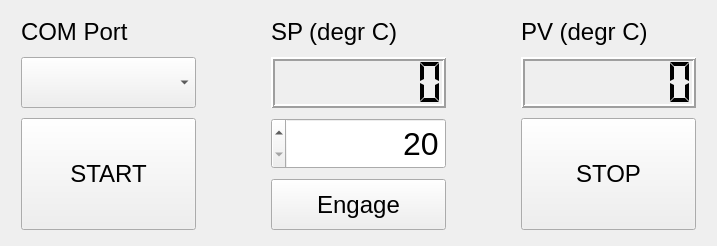
      <widget class="QWidget" name="tab_MW">
       <property name="autoFillBackground">
        <bool>true</bool>
       </property>
       <attribute name="title">
        <string>Main Window</string>
       </attribute>
       <layout class="QVBoxLayout" name="verticalLayout">
        <property name="spacing">
         <number>1</number>
        </property>
        <property name="leftMargin">
         <number>1</number>
        </property>
        <property name="topMargin">
         <number>1</number>
        </property>
        <property name="rightMargin">
         <number>1</number>
        </property>
        <property name="bottomMargin">
         <number>1</number>
        </property>
        <item>
         <widget class="QFrame" name="frame">
          <property name="sizePolicy">
           <sizepolicy hsizetype="Preferred" vsizetype="Preferred">
            <horstretch>0</horstretch>
            <verstretch>0</verstretch>
           </sizepolicy>
          </property>
          <property name="frameShape">
           <enum>QFrame::NoFrame</enum>
          </property>
          <property name="frameShadow">
           <enum>QFrame::Raised</enum>
          </property>
          <layout class="QVBoxLayout" name="verticalLayout_2">
           <property name="spacing">
            <number>5</number>
           </property>
           <property name="leftMargin">
            <number>5</number>
           </property>
           <property name="topMargin">
            <number>5</number>
           </property>
           <property name="rightMargin">
            <number>5</number>
           </property>
           <property name="bottomMargin">
            <number>5</number>
           </property>
           <item>
            <layout class="QGridLayout" name="gridLayout" columnstretch="1,1,1">
             <property name="leftMargin">
              <number>15</number>
             </property>
             <property name="topMargin">
              <number>10</number>
             </property>
             <property name="rightMargin">
              <number>15</number>
             </property>
             <property name="bottomMargin">
              <number>10</number>
             </property>
             <property name="horizontalSpacing">
              <number>75</number>
             </property>
             <property name="verticalSpacing">
              <number>10</number>
             </property>
             <item row="2" column="1">
              <widget class="QSpinBox" name="SPInput">
               <property name="sizePolicy">
                <sizepolicy hsizetype="Preferred" vsizetype="Preferred">
                 <horstretch>0</horstretch>
                 <verstretch>1</verstretch>
                </sizepolicy>
               </property>
               <property name="minimumSize">
                <size>
                 <width>175</width>
                 <height>51</height>
                </size>
               </property>
               <property name="font">
                <font>
                 <family>Arial</family>
                 <pointsize>24</pointsize>
                 <weight>50</weight>
                 <bold>false</bold>
                </font>
               </property>
               <property name="layoutDirection">
                <enum>Qt::RightToLeft</enum>
               </property>
               <property name="alignment">
                <set>Qt::AlignRight|Qt::AlignTrailing|Qt::AlignVCenter</set>
               </property>
               <property name="buttonSymbols">
                <enum>QAbstractSpinBox::UpDownArrows</enum>
               </property>
               <property name="specialValueText">
                <string/>
               </property>
               <property name="accelerated">
                <bool>true</bool>
               </property>
               <property name="correctionMode">
                <enum>QAbstractSpinBox::CorrectToNearestValue</enum>
               </property>
               <property name="minimum">
                <number>20</number>
               </property>
              </widget>
             </item>
             <item row="0" column="1">
              <widget class="QLabel" name="SPLabel">
               <property name="sizePolicy">
                <sizepolicy hsizetype="Preferred" vsizetype="Fixed">
                 <horstretch>0</horstretch>
                 <verstretch>0</verstretch>
                </sizepolicy>
               </property>
               <property name="minimumSize">
                <size>
                 <width>175</width>
                 <height>31</height>
                </size>
               </property>
               <property name="font">
                <font>
                 <family>Arial</family>
                 <pointsize>18</pointsize>
                 <weight>50</weight>
                 <bold>false</bold>
                </font>
               </property>
               <property name="text">
                <string>SP (degr C)</string>
               </property>
              </widget>
             </item>
             <item row="1" column="0">
              <widget class="QComboBox" name="COMPortWatlow">
               <property name="sizePolicy">
                <sizepolicy hsizetype="Preferred" vsizetype="Preferred">
                 <horstretch>0</horstretch>
                 <verstretch>2</verstretch>
                </sizepolicy>
               </property>
               <property name="minimumSize">
                <size>
                 <width>175</width>
                 <height>51</height>
                </size>
               </property>
               <property name="font">
                <font>
                 <family>Arial</family>
                 <pointsize>18</pointsize>
                 <weight>50</weight>
                 <bold>false</bold>
                </font>
               </property>
               <property name="autoFillBackground">
                <bool>true</bool>
               </property>
              </widget>
             </item>
             <item row="2" column="0" rowspan="2">
              <widget class="QPushButton" name="StartButton">
               <property name="sizePolicy">
                <sizepolicy hsizetype="Preferred" vsizetype="Preferred">
                 <horstretch>0</horstretch>
                 <verstretch>2</verstretch>
                </sizepolicy>
               </property>
               <property name="minimumSize">
                <size>
                 <width>175</width>
                 <height>111</height>
                </size>
               </property>
               <property name="font">
                <font>
                 <family>Arial</family>
                 <pointsize>18</pointsize>
                 <weight>50</weight>
                 <bold>false</bold>
                </font>
               </property>
               <property name="text">
                <string>START</string>
               </property>
              </widget>
             </item>
             <item row="1" column="1">
              <widget class="QLCDNumber" name="SPDisplay">
               <property name="sizePolicy">
                <sizepolicy hsizetype="Preferred" vsizetype="Preferred">
                 <horstretch>0</horstretch>
                 <verstretch>2</verstretch>
                </sizepolicy>
               </property>
               <property name="minimumSize">
                <size>
                 <width>175</width>
                 <height>51</height>
                </size>
               </property>
               <property name="autoFillBackground">
                <bool>true</bool>
               </property>
               <property name="lineWidth">
                <number>2</number>
               </property>
               <property name="smallDecimalPoint">
                <bool>false</bool>
               </property>
               <property name="digitCount">
                <number>7</number>
               </property>
               <property name="segmentStyle">
                <enum>QLCDNumber::Flat</enum>
               </property>
              </widget>
             </item>
             <item row="2" column="2" rowspan="2">
              <widget class="QPushButton" name="StopButton">
               <property name="sizePolicy">
                <sizepolicy hsizetype="Preferred" vsizetype="Preferred">
                 <horstretch>0</horstretch>
                 <verstretch>2</verstretch>
                </sizepolicy>
               </property>
               <property name="minimumSize">
                <size>
                 <width>175</width>
                 <height>111</height>
                </size>
               </property>
               <property name="font">
                <font>
                 <family>Arial</family>
                 <pointsize>18</pointsize>
                 <weight>50</weight>
                 <bold>false</bold>
                </font>
               </property>
               <property name="text">
                <string>STOP</string>
               </property>
              </widget>
             </item>
             <item row="0" column="0">
              <widget class="QLabel" name="COMLabelWatlow">
               <property name="sizePolicy">
                <sizepolicy hsizetype="Preferred" vsizetype="Fixed">
                 <horstretch>0</horstretch>
                 <verstretch>0</verstretch>
                </sizepolicy>
               </property>
               <property name="minimumSize">
                <size>
                 <width>175</width>
                 <height>31</height>
                </size>
               </property>
               <property name="font">
                <font>
                 <family>Arial</family>
                 <pointsize>18</pointsize>
                 <weight>50</weight>
                 <bold>false</bold>
                </font>
               </property>
               <property name="text">
                <string>COM Port</string>
               </property>
              </widget>
             </item>
             <item row="1" column="2">
              <widget class="QLCDNumber" name="PVDisplay">
               <property name="sizePolicy">
                <sizepolicy hsizetype="Preferred" vsizetype="Preferred">
                 <horstretch>0</horstretch>
                 <verstretch>2</verstretch>
                </sizepolicy>
               </property>
               <property name="minimumSize">
                <size>
                 <width>175</width>
                 <height>51</height>
                </size>
               </property>
               <property name="autoFillBackground">
                <bool>true</bool>
               </property>
               <property name="lineWidth">
                <number>2</number>
               </property>
               <property name="digitCount">
                <number>7</number>
               </property>
               <property name="segmentStyle">
                <enum>QLCDNumber::Flat</enum>
               </property>
              </widget>
             </item>
             <item row="3" column="1">
              <widget class="QPushButton" name="EngageButton">
               <property name="sizePolicy">
                <sizepolicy hsizetype="Preferred" vsizetype="Preferred">
                 <horstretch>0</horstretch>
                 <verstretch>8</verstretch>
                </sizepolicy>
               </property>
               <property name="minimumSize">
                <size>
                 <width>175</width>
                 <height>51</height>
                </size>
               </property>
               <property name="font">
                <font>
                 <family>Arial</family>
                 <pointsize>18</pointsize>
                 <weight>50</weight>
                 <bold>false</bold>
                </font>
               </property>
               <property name="text">
                <string>Engage</string>
               </property>
              </widget>
             </item>
             <item row="0" column="2">
              <widget class="QLabel" name="PVLabel">
               <property name="sizePolicy">
                <sizepolicy hsizetype="Preferred" vsizetype="Fixed">
                 <horstretch>0</horstretch>
                 <verstretch>0</verstretch>
                </sizepolicy>
               </property>
               <property name="minimumSize">
                <size>
                 <width>175</width>
                 <height>31</height>
                </size>
               </property>
               <property name="font">
                <font>
                 <family>Arial</family>
                 <pointsize>18</pointsize>
                 <weight>50</weight>
                 <bold>false</bold>
                </font>
               </property>
               <property name="text">
                <string>PV (degr C)</string>
               </property>
              </widget>
             </item>
            </layout>
           </item>
          </layout>
         </widget>
        </item>
       </layout>
      </widget>
